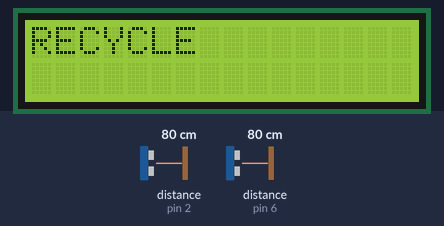
Recording of a sketch running on a simulated Arduino Uno, built with avr-gcc and run on an emulated ATmega328P. Shown: 16×2 character LCD. Wiring (inferred from the names in the program): 2 × ultrasonic range finder: trigger pin 7, echo pin 2 / trigger pin 11, echo pin 6. The test bench sets the inputs (shaded band); at power-on: distance to the obstacle (sensors on pin 2, pin 6) 80 cm. The echo pulse lasts 58.3 µs per cm; what the sketch prints to the serial monitor is not drawn.

Above: at 1.2 s.
1.3 s: distance to the obstacle (sensor on pin 2) set to 7 cm
4.0 s: distance to the obstacle (sensor on pin 2) set to 4 cm
At 4.7 s:
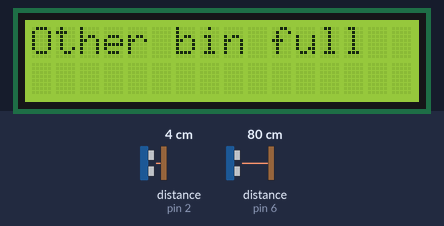
6.7 s: distance to the obstacle (sensor on pin 6) set to 7 cm
9.4 s: distance to the obstacle (sensor on pin 6) set to 4 cm
At 10.7 s:
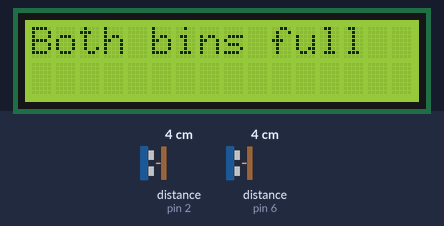
12.1 s: distance to the obstacle (sensor on pin 2) set to 9 cm
At 13.5 s:
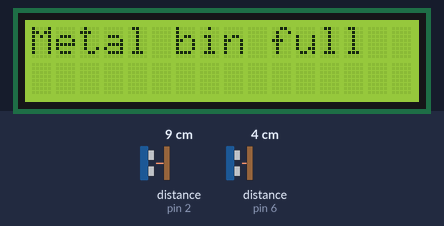
14.8 s: distance to the obstacle (sensor on pin 2) set to 2 cm
At 17.7 s:
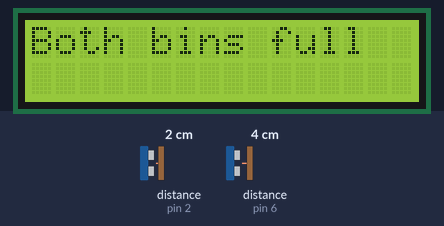
Timing chart, 0 to 18.8 s (numbered marks = the images above; inputs shaded):
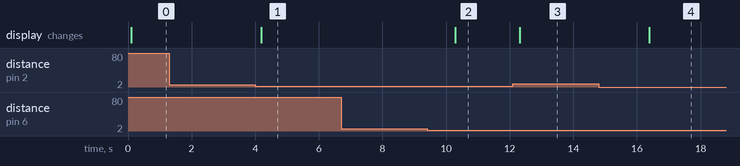

Measured:
- the behaviour switches between 6 and 5 cm on distance to the obstacle (sensor on pin 2) (found by bisection; images 0 and 1)
- the behaviour switches between 6 and 5 cm on distance to the obstacle (sensor on pin 6) (found by bisection; images 1 and 2)
- after the input at 1.3 s, every drawn part: stays the same
- after the input at 4.0 s, the display: changes after 0.18 s (image 1)
- after the input at 6.7 s, every drawn part: stays the same
- after the input at 9.4 s, the display: changes after 0.88 s (image 2)
- after the input at 12.1 s, the display: changes after 0.22 s (image 3)
- after the input at 14.8 s, the display: changes after 1.6 s (image 4)

The sketch:

ANOTHER_EDITING_SPACE.ino
```cpp
#include <Wire.h>
#include <LiquidCrystal_I2C.h>

int TRIG3 = 11; // Metal bin fullness detection
int ECHO3 = 6;
int TRIG4 = 7; // Other bin fullness detection
int ECHO4 = 2;

int distance3, duration3;
int distance4, duration4;

LiquidCrystal_I2C lcd(0x27, 16, 2);

void setup() {
  pinMode(TRIG3, OUTPUT);
  pinMode(ECHO3, INPUT);
  pinMode(TRIG4, OUTPUT);
  pinMode(ECHO4, INPUT);

  Serial.begin(9600);

  lcd.init();
  lcd.backlight();
}

void loop() {
  getDistance3(); // Get metal bin fullness distance
  getDistance4(); // Get other bin fullness distance

  // Update LCD based on bin fullness detection
  updateLCD();
  delay(2000); // Add a small delay to avoid excessive looping
}

int getDistance3() {
  digitalWrite(TRIG3, LOW);
  delayMicroseconds(2);
  digitalWrite(TRIG3, HIGH);
  delayMicroseconds(10);
  digitalWrite(TRIG3, LOW);
  duration3 = pulseIn(ECHO3, HIGH);
  distance3 = (duration3 * 0.034) / 2;
  Serial.print("Distance3 (Metal bin): ");
  Serial.println(distance3);
  return distance3;
}

int getDistance4() {
  digitalWrite(TRIG4, LOW);
  delayMicroseconds(2);
  digitalWrite(TRIG4, HIGH);
  delayMicroseconds(10);
  digitalWrite(TRIG4, LOW);
  duration4 = pulseIn(ECHO4, HIGH);
  distance4 = (duration4 * 0.034) / 2;
  Serial.print("Distance4 (Other bin): ");
  Serial.println(distance4);
  return distance4;
}

void updateLCD() {
  bool metalBinFull = (distance3 < 5);
  bool otherBinFull = (distance4 < 5);

  if (metalBinFull && otherBinFull) {
    lcd.setCursor(0, 0);
    lcd.print("Both bins full  ");
    lcd.setCursor(0, 1);
    lcd.print("                ");
  } else if (metalBinFull) {
    lcd.setCursor(0, 0);
    lcd.print("Metal bin full  ");
    lcd.setCursor(0, 1);
    lcd.print("                ");
  } else if (otherBinFull) {
    lcd.setCursor(0, 0);
    lcd.print("Other bin full  ");
    lcd.setCursor(0, 1);
    lcd.print("                ");
  } else {
    lcd.setCursor(0, 0);
    lcd.print("RECYCLE         ");
    lcd.setCursor(0, 1);
    lcd.print("                ");
  }
}
```
